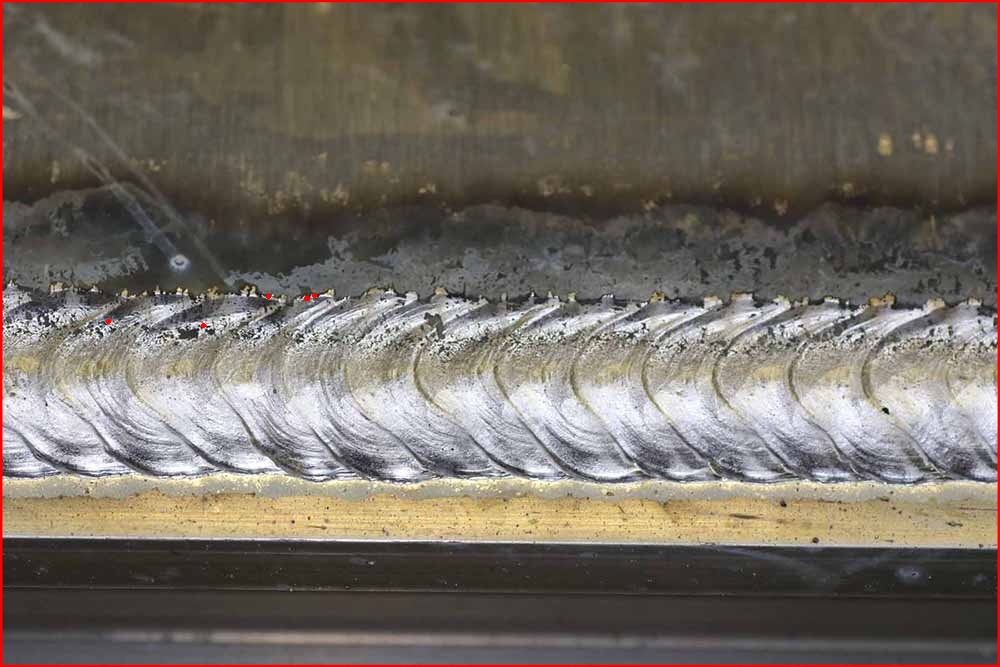
#> input picture red_channel.jpg, 1000 x 667 px, given in place of 13.jpg, which was not available
$ jupyter execute Histogram.ipynb   (text cells are left out)
#> lines starting #> are read from the running program, lines starting #| are printed output that depends on the picture; after the words box and inside, x2 and y2 are one past the last pixel; in counts of white or black regions, pixels touching at a corner belong together; pictures that were not available may be replaced by others from this repository, and a replacement may not be noted
[cell 1]
from matplotlib import pyplot as plt
import argparse
import cv2

[cell 2]
image = cv2.imread("F:\\internship\\weld bead\\13.jpg")
#> image is the input picture: shape (667, 1000, 3); mean B, G, R 99.3, 107.9, 115.7
img_gray = cv2.cvtColor(image, cv2.COLOR_BGR2GRAY)
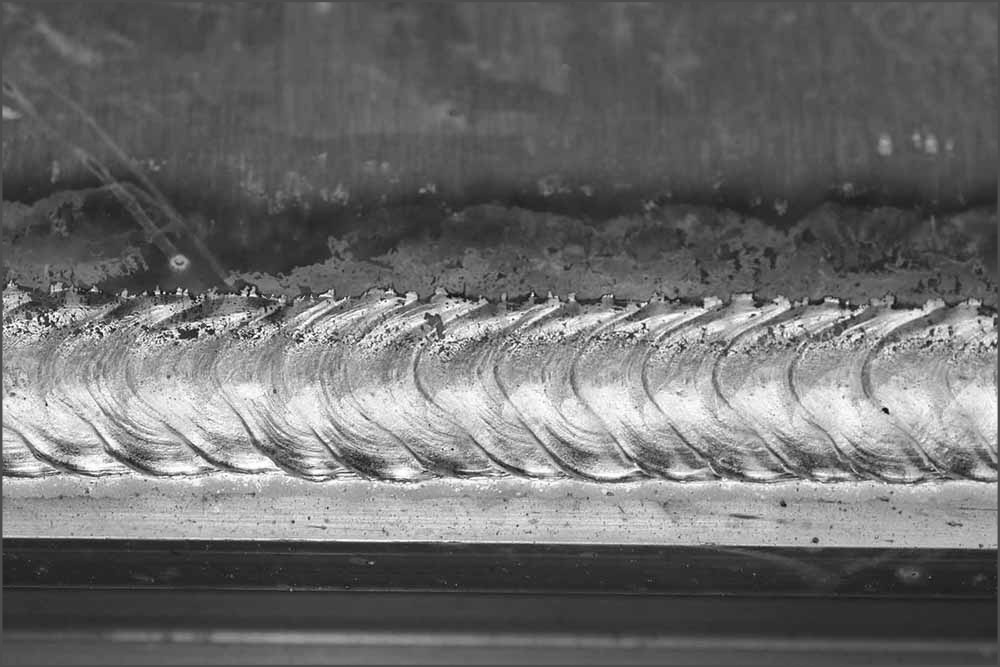
#> img_gray: shape (667, 1000); min 1, max 255, mean 109.2
img_blur = cv2.GaussianBlur(img_gray, (3,3), 0)
edges = cv2.Canny(image=img_blur, threshold1=100, threshold2=200)
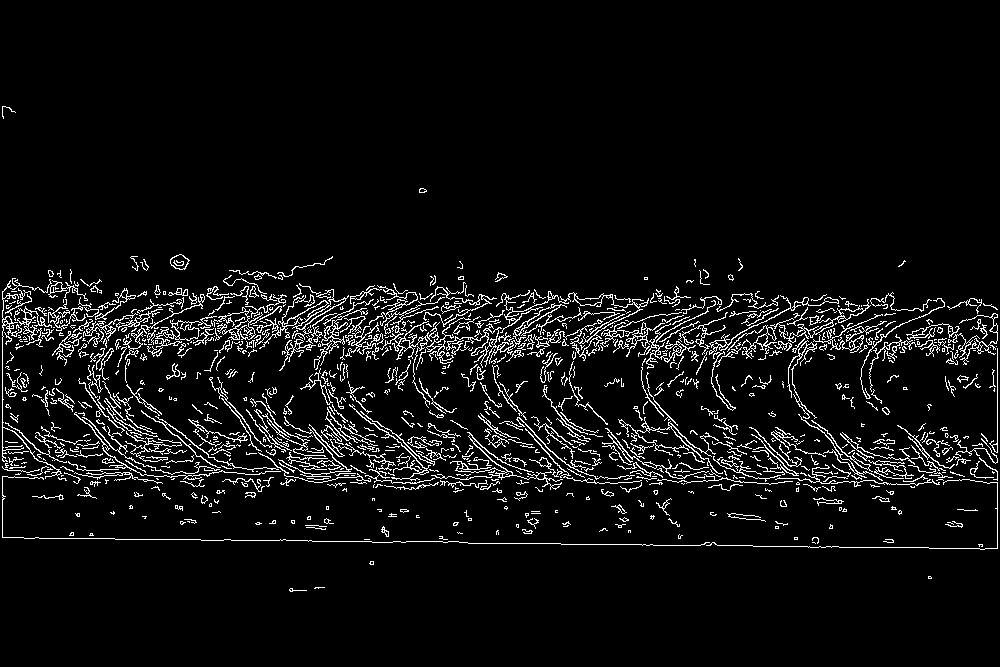
#> edges: shape (667, 1000); 5.9% white in thin lines or dots, all inside (x1, y1, x2, y2) = (2, 106, 998, 592)

[cell 3]
hist = cv2.calcHist([image], [0], None, [256], [0, 256])
#> hist = 256 values, max 13183 at index 74, min 22 at index 4, mean 2605.5

[cell 4]
plt.figure()
#plt.axis("off")
plt.imshow(cv2.cvtColor(img_gray, cv2.COLOR_GRAY2RGB))
# plot the histogram
plt.figure()
plt.title("Grayscale Histogram")
plt.xlabel("Edges")
plt.ylabel("Pixels")
plt.plot(hist)
plt.xlim([0, 256])
#plt.ylim([0, 2560])
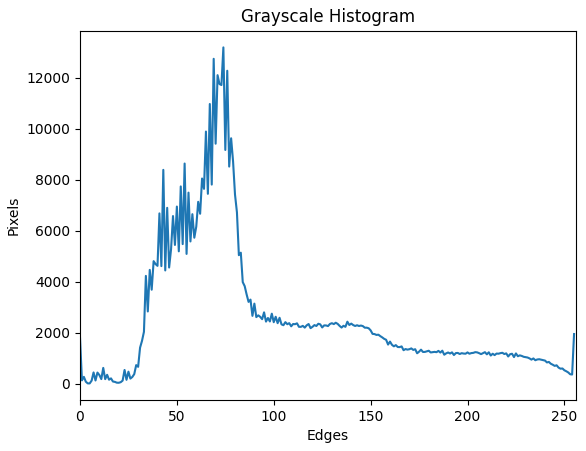
#> figure drawn by matplotlib, 1 panel; curve peaks at x = 74, y = 13183

[cell 5]
# normalize the histogram
hist /= hist.sum()
#> hist = 256 values, max 0.0198 at index 74, min 3.3e-05 at index 4, mean 0.00391
# plot the normalized histogram
plt.figure()
plt.title("Grayscale Histogram (Normalized)")
plt.xlabel("Bins")
plt.ylabel("% of Pixels")
plt.plot(hist)
plt.xlim([0, 256])
plt.show()
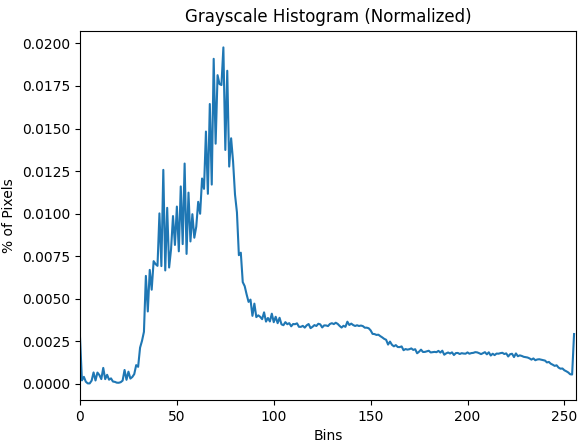
#> figure drawn by matplotlib, 1 panel; curve peaks at x = 74, y = 0.0198

[cell 6]
from matplotlib import pyplot as plt
import argparse
import imutils
import cv2

[cell 7]
image = cv2.imread('F:\\internship\\weld bead\\13.jpg')
# split the image into its respective channels, then initialize the
# tuple of channel names along with our figure for plotting
chans = cv2.split(image)
colors = ("b", "g", "r")
plt.figure()
plt.title("'Flattened' Histogram")
plt.xlabel("Edges")
plt.ylabel("Pixels")
# loop over the image channels
for (chan, color) in zip(chans, colors):
	# create a histogram for the current channel and plot it
	hist = cv2.calcHist([chan], [0], None, [256], [0, 256])
	plt.plot(hist, color=color)
	plt.xlim([0, 256])
#> this loop made 3 passes
#> color on passes 1 to 3: 'b', 'g', 'r'
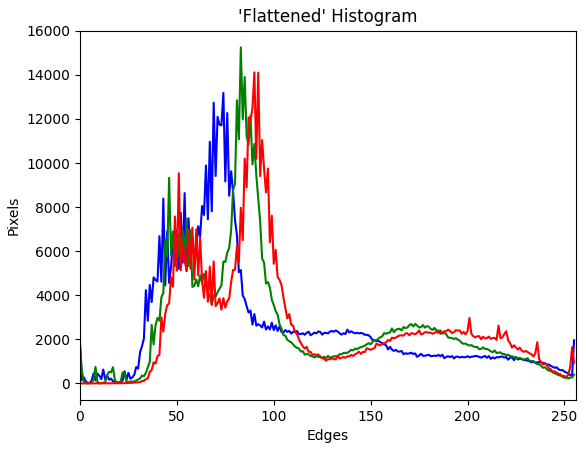
#> figure drawn by matplotlib, 1 panel; curve peaks at x = 74, y = 13183; curve peaks at x = 83, y = 15247; curve peaks at x = 90, y = 14117

[cell 8]
fig = plt.figure()
ax = fig.add_subplot(131)
hist = cv2.calcHist([chans[1], chans[0]], [0, 1], None, [32, 32],
	[0, 256, 0, 256])
p = ax.imshow(hist, interpolation="nearest")
ax.set_title("2D Color Histogram for G and B")
plt.colorbar(p)
# plot a 2D color histogram for the green and red channels
ax = fig.add_subplot(132)
hist = cv2.calcHist([chans[1], chans[2]], [0, 1], None, [32, 32],
	[0, 256, 0, 256])
p = ax.imshow(hist, interpolation="nearest")
ax.set_title("2D Color Histogram for G and R")
plt.colorbar(p)
# plot a 2D color histogram for blue and red channels
ax = fig.add_subplot(133)
hist = cv2.calcHist([chans[0], chans[2]], [0, 1], None, [32, 32],
	[0, 256, 0, 256])
p = ax.imshow(hist, interpolation="nearest")
ax.set_title("2D Color Histogram for B and R")
plt.colorbar(p)
# finally, let's examine the dimensionality of one of the 2D
# histograms
print("2D histogram shape: {}, with {} values".format(
	hist.shape, hist.flatten().shape[0]))
#| 2D histogram shape: (32, 32), with 1024 values
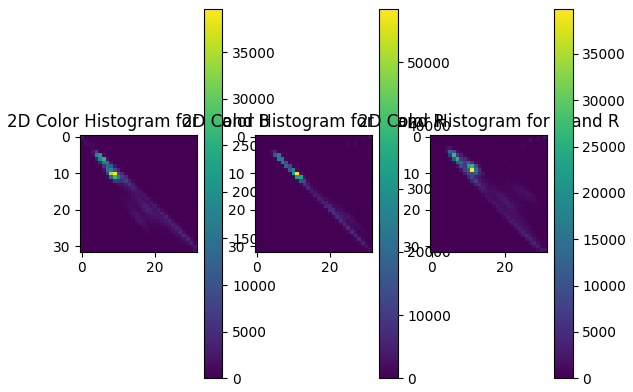
#> figure drawn by matplotlib, 6 panels

[cell 9]
hist = cv2.calcHist([image], [0, 1, 2],
	None, [8, 8, 8], [0, 256, 0, 256, 0, 256])
print("3D histogram shape: {}, with {} values".format(
	hist.shape, hist.flatten().shape[0]))
#| 3D histogram shape: (8, 8, 8), with 512 values

[cell 10]
plt.figure()
plt.axis("off")
plt.imshow(imutils.opencv2matplotlib(image))
# show our plots
plt.show()

[cell 11]
from matplotlib import pyplot as plt
import numpy as np
import cv2

[cell 12]
def plot_histogram(image, title, mask=None):
	# split the image into its respective channels, then initialize
	# the tuple of channel names along with our figure for plotting
#> called with title = 'Histogram for Original Image'
	chans = cv2.split(image)
	colors = ("b", "g", "r")
	plt.figure()
	plt.title(title)
	plt.xlabel("Edges")
	plt.ylabel("Pixels")
	# loop over the image channels
	for (chan, color) in zip(chans, colors):
		# create a histogram for the current channel and plot it
		hist = cv2.calcHist([chan], [0], mask, [256], [0, 256])
		plt.plot(hist, color=color)
		plt.xlim([0, 256])

[cell 13]
image = cv2.imread("F:\\internship\\weld bead\\13.jpg")
plot_histogram(image, "Histogram for Original Image")
image = cv2.resize(image,(400,400))
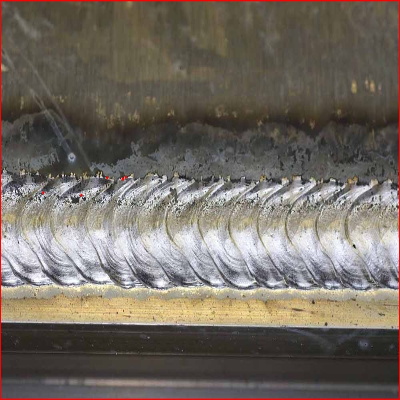
#> image: shape (400, 400, 3); mean B, G, R 99.2, 107.8, 115.6
#cv2.imshow("Original", image)
#> figure, not shown here; curve peaks at x = 74, y = 13183; curve peaks at x = 83, y = 15247; curve peaks at x = 90, y = 14117

[cell 14]
mask = np.zeros(image.shape[:2], dtype="uint8")
cv2.rectangle(mask, (60, 290), (210, 390), 255, -1)
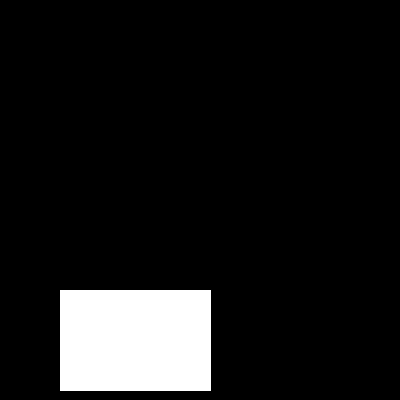
#> mask: shape (400, 400); 9.5% white; 1 white region, box (x1, y1, x2, y2) and area: (60, 290, 211, 391) 15251
cv2.imshow("Mask", mask)
# display the masked region
masked = cv2.bitwise_and(image, image, mask=mask)
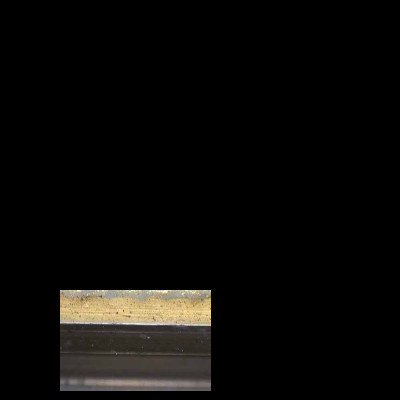
#> masked: shape (400, 400, 3); mean B, G, R 8.2, 9.9, 10.9
cv2.imshow("Applying the Mask", masked)
# compute a histogram for our image, but we'll only include pixels in
# the masked region
plot_histogram(image, "Histogram for Masked Image", mask=mask)
#> the loop in plot_histogram (call 2), `for (chan, color) in zip(chans, colors):` made 3 passes
# show our plots
plt.show()
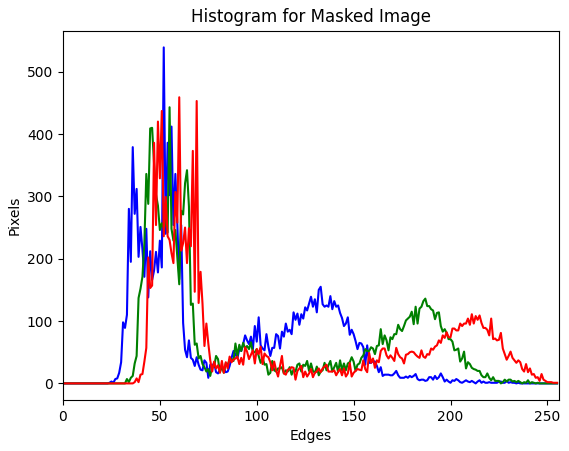
#> figure drawn by matplotlib, 1 panel; curve peaks at x = 52, y = 539; curve peaks at x = 55, y = 443; curve peaks at x = 60, y = 459
